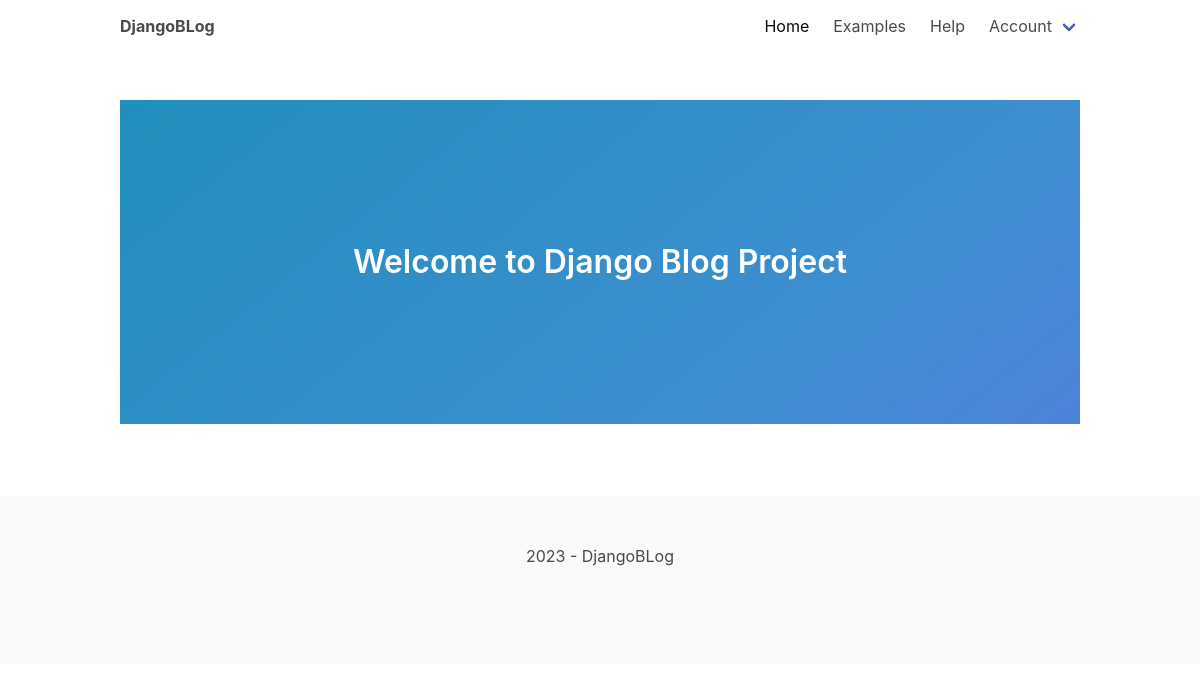
/, run on an earlier commit of the app's database.
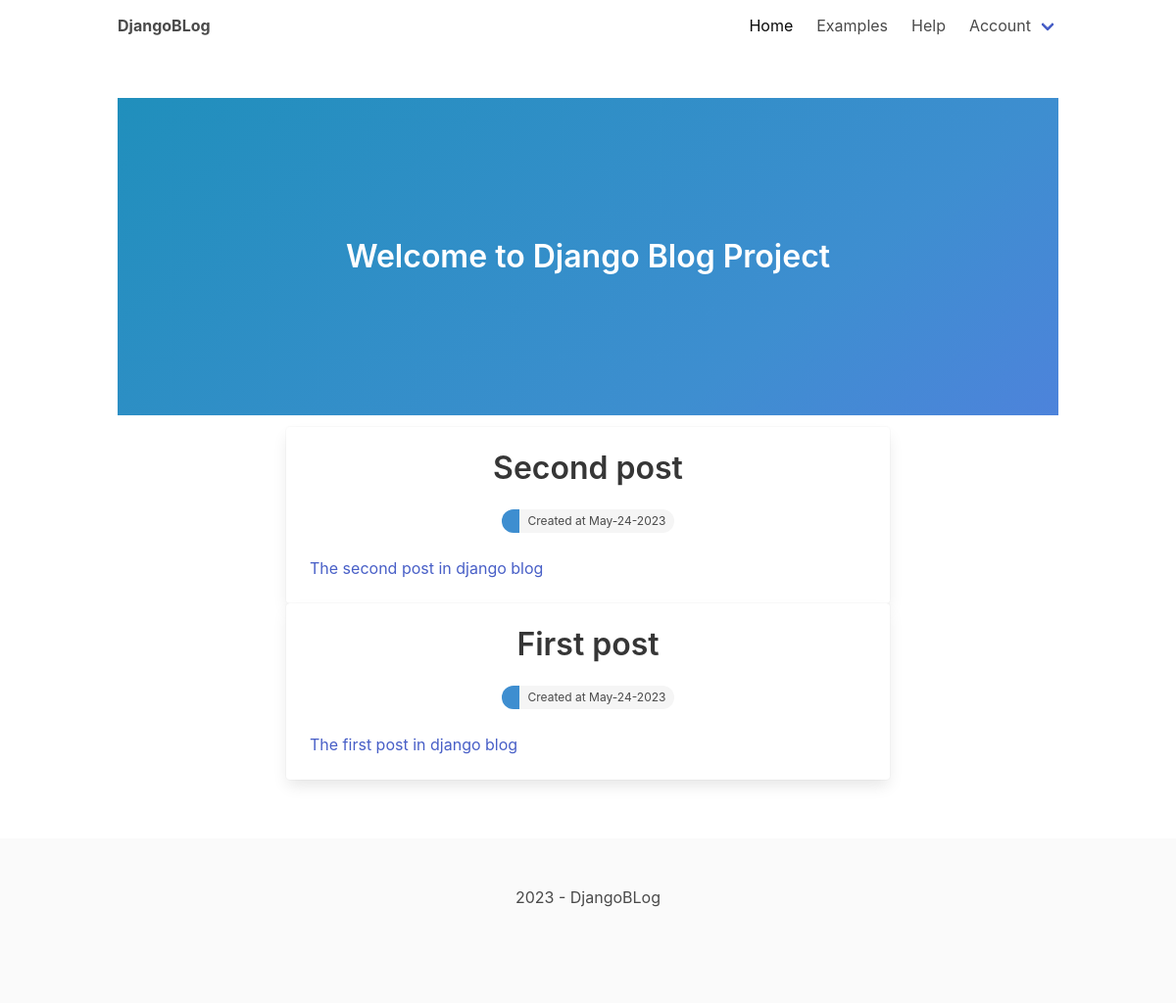
And on a later commit of the database.
### blog/models.py (models this page shows, shortened)
class Post(models.Model):
    title = models.CharField(max_length=200)
    intro = models.CharField(max_length=200)
    slug = models.SlugField(max_length=200, unique=True)
    body = models.TextField(max_length=800)
    updated = models.DateTimeField(auto_now=True)
    created = models.DateTimeField(auto_now_add=True)
    class Meta:
        ordering = ['-updated', '-created']

### MainApp/views.py (the view)
# urls.py: path('', homepage, name='home'),
def homepage(request):
    posts = Post.objects.all()
    return render(request, 'MainApp/home.html', {'posts': posts})

### MainApp/templates/MainApp/home.html (shortened to what this page needs)
{% extends 'main.html' %}
{% block content %}
    <section class="hero is-info is-medium is-bold">
        <div class="hero-body">
            <div class="container has-text-centered">
                <h1 class="title">Welcome to Django Blog Project</h1>
            </div>
        </div>
    </section>
    <div class="container">
        <section class="articles">
            <div class="column is-8 is-offset-2">
                {% for post in posts %}
                    <div class="card article">
                        <div class="card-content">
                            <a href="{% url 'post_detail' post.slug %}">
                                <div class="media">
                                    <div class="media-content has-text-centered">
                                        <p class="title article-title">{{ post.title }}</p>
                                        <div class="tags has-addons level-item">
                                            <span class="tag is-rounded is-info">{{ post.author }}</span>
                                            <span class="tag is-rounded">Created at {{ post.created|date:'M-d-Y' }}</span>
                                        </div>
                                    </div>
                                </div>
                                <div class="content article-intro">
                                    {{ post.intro }}
                                </div>
                            </a>
                        </div>
                    </div>
                {% endfor %}
            </div>
        </section>
    </div>
{% endblock %}

### templates/main.html (shortened to what this page needs)
<!DOCTYPE html>
<html lang="en">
<head>
    <link rel="stylesheet" href="https://unpkg.com/bulma@0.9.3/css/bulma.min.css"/>
    <link rel="stylesheet" href="https://maxcdn.bootstrapcdn.com/font-awesome/4.7.0/css/font-awesome.min.css">
    <link rel='stylesheet'
          href='https://cdnjs.cloudflare.com/ajax/libs/overlayscrollbars/1.9.1/css/OverlayScrollbars.min.css'>
</head>
<body>
<nav class="navbar">
    <div class="container">
        <div class="navbar-brand">
            <a class="navbar-item" href="/">
                <strong>DjangoBLog</strong>
            </a>
        </div>
        <div id="navbarMenu" class="navbar-menu">
            <div class="navbar-end">
                <a class="navbar-item is-active">
                    Home
                </a>
                <a class="navbar-item">
                    Examples
                </a>
                <a class="navbar-item">
                    Help
                </a>
                <div class="navbar-item has-dropdown is-hoverable">
                    <a class="navbar-link">
                        Account
                    </a>
                </div>
            </div>
        </div>
    </div>
</nav>
<section class="section">
    <div class="container">
        {% block content %}
        {% endblock %}
    </div>
</section>
<footer class="footer">
    <div class="container">
        <div class="content has-text-centered">
            <p>
                2023 - DjangoBLog
            </p>
        </div>
    </div>
</footer>
</body>
</html>

What changed in the data, as far as the page shows it:
added Post: title "Second post", created "May-24-2023", intro "The second post in django blog"
added Post: title "First post", created "May-24-2023", intro "The first post in django blog"
